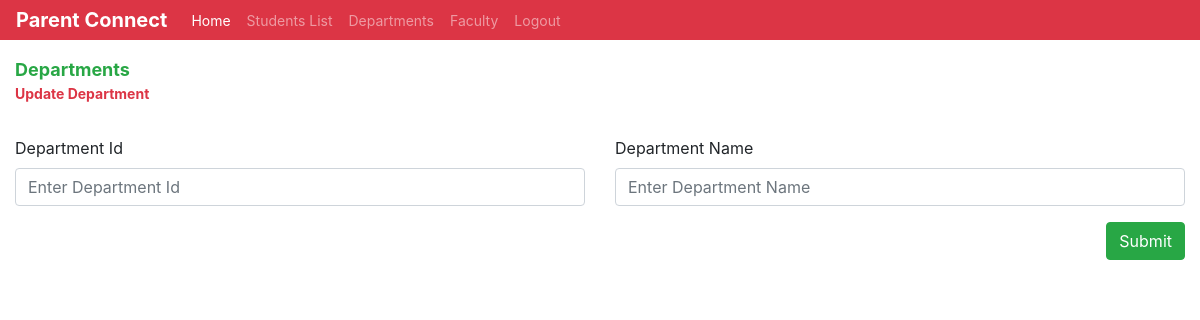
The app's page /admin/update_department.php?id=3, older data.
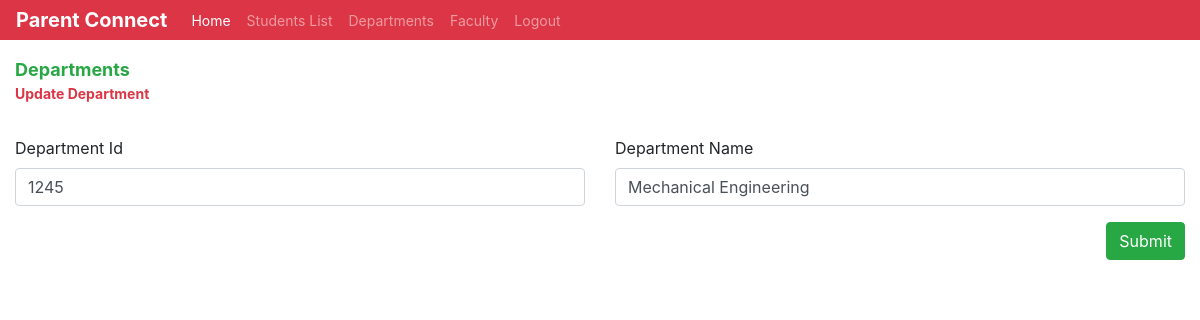
The same page, newer data.
### tables this page shows
CREATE TABLE IF NOT EXISTS `departments` (
  `id` int(11) NOT NULL AUTO_INCREMENT,
  `deptId` varchar(10) NOT NULL,
  `department_name` varchar(100) NOT NULL,
  `password` varchar(100) NOT NULL DEFAULT 'Password@123',
  PRIMARY KEY (`deptId`),
  UNIQUE KEY `id` (`id`)
);

### admin/update_department.php (the view, shortened to what this page needs)
<?php
include('./admin_header.php');
include('../db/dbcon.php');
$result = mysqli_query($con, "SELECT * FROM `departments` WHERE `id`=$_GET[id]") or die(mysqli_error($con));
$row = mysqli_fetch_array($result);
?>
<!DOCTYPE html>
<html lang="en">
<head>
</head>
<body>
    <div class="container-fluid">
        <div class="row mt-3">
            <div class="col-md-8">
                <p class="page-title font-weight-bold text-success m-0">Departments</p>
                <p class="page-subTitle text-danger font-weight-bold">Update Department</p>
            </div>
        </div>
        <form method="POST" action="" autocomplete="off">
            <div class="row mt-3">
                <div class="col-md-6">
                    <div class="form-group">
                        <label for="departmentId">Department Id</label>
                        <input type="text" class="form-control" name="departmentId" value="<?php echo $row[1]; ?>" id="departmentId" placeholder="Enter Department Id" required>
                    </div>
                </div>
                <div class="col-md-6">
                    <div class="form-group">
                        <label for="departmentName">Department Name</label>
                        <input type="text" class="form-control" name="departmentName" value="<?php echo $row[2]; ?>" id="departmentName" placeholder="Enter Department Name" required>
                    </div>
                </div>
            </div>
            <div class="col-md-12 p-0 text-right">
                <button type="submit" name="submit" class="btn btn-success">Submit</button>
            </div>
        </form>
    </div>
</body>
</html>

Row changes from the older to the newer data that the page shows:
added departments: departmentId "1245", departmentName "Mechanical Engineering"
